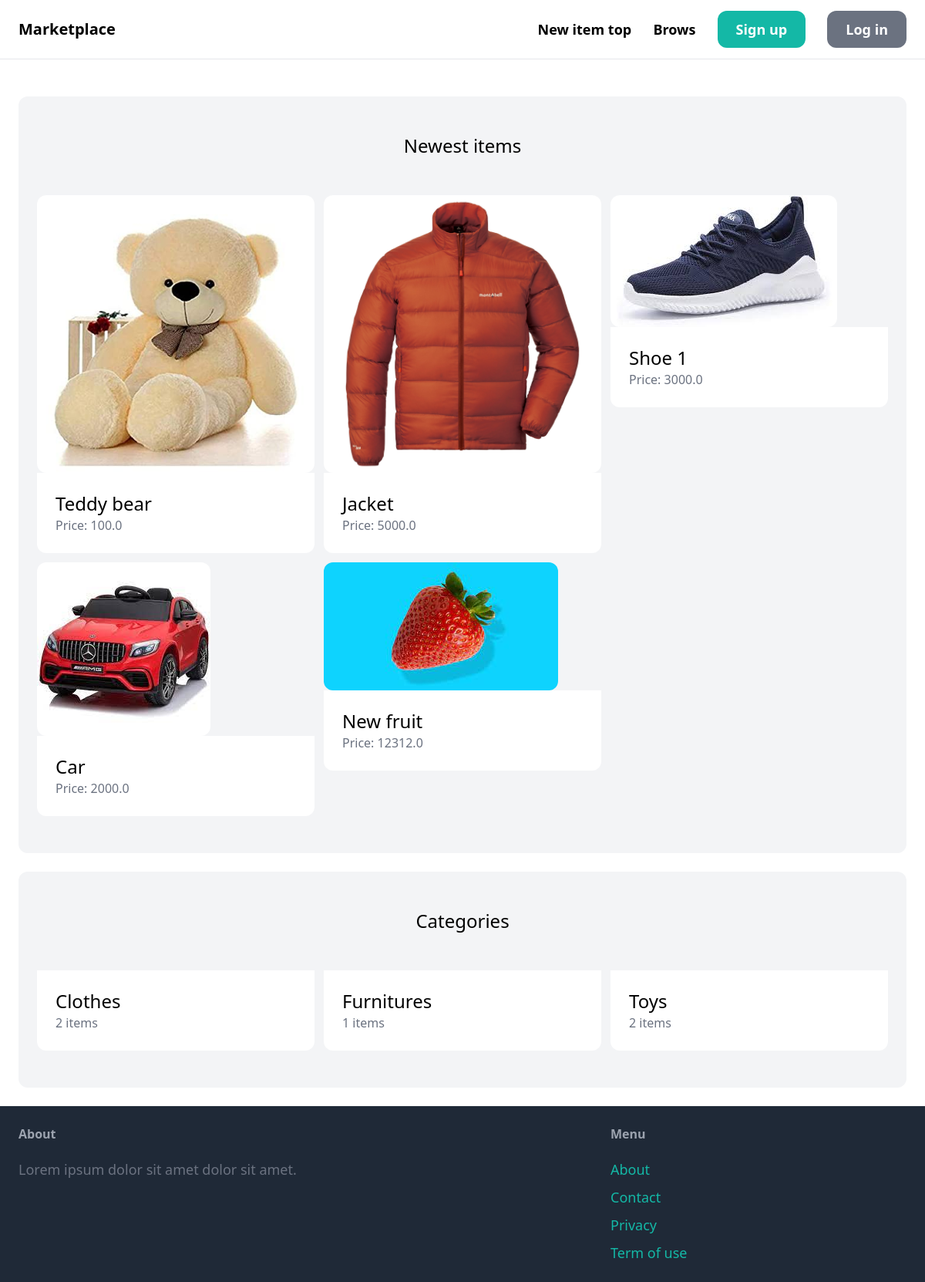
/, run on an earlier commit of the app's database.
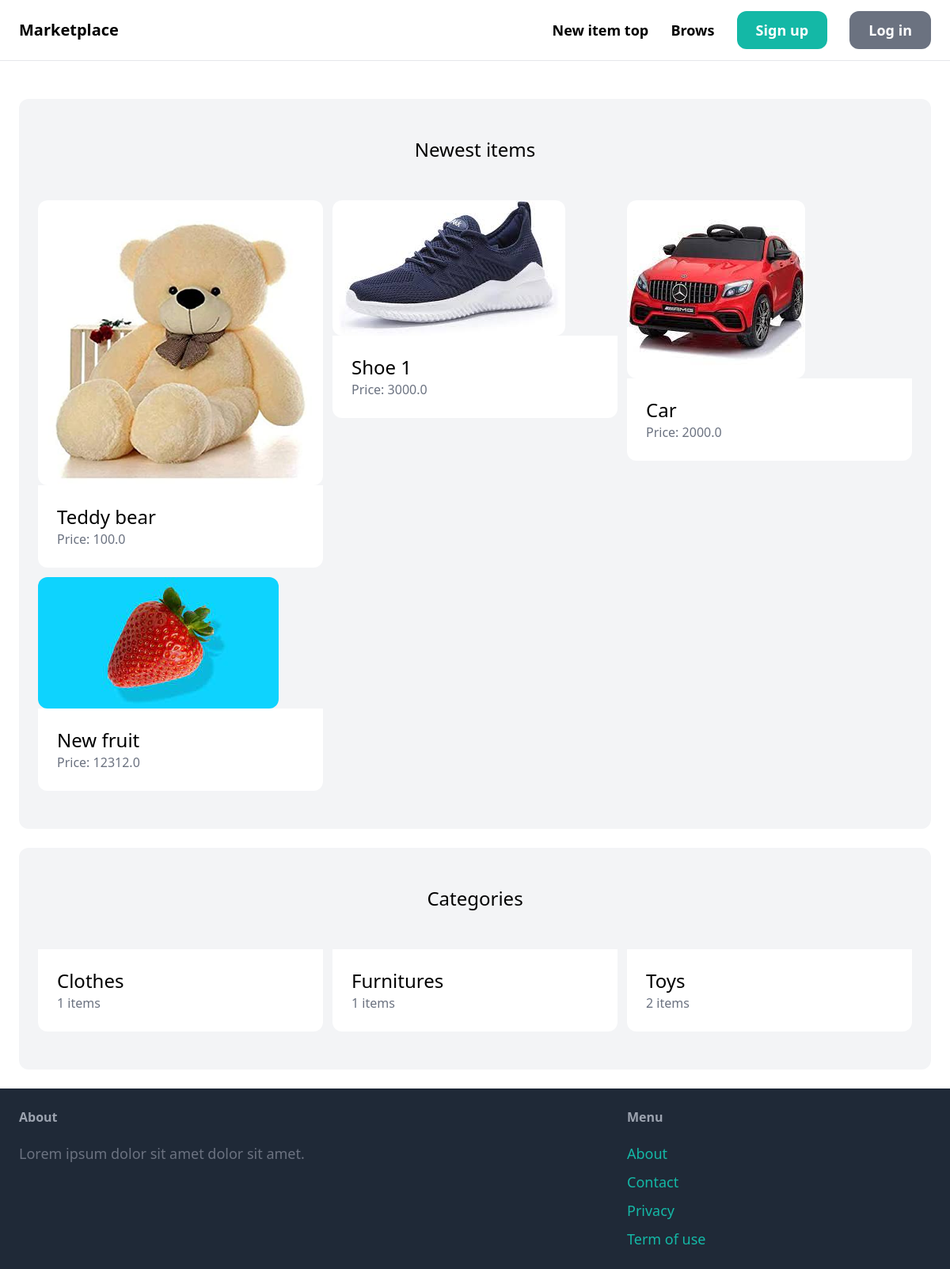
And on a later commit of the database.
### item/models.py (models this page shows, shortened)
class Item(models.Model):
    category = models.ForeignKey(
        Category, related_name='items', on_delete=models.CASCADE)
    name = models.CharField(max_length=255)
    description = models.TextField(blank=True, null=True)
    price = models.FloatField()
    image = models.ImageField(upload_to='item_images', blank=True, null=True)
    is_sold = models.BooleanField(default=False)
    created_by = models.ForeignKey(
        User, related_name='items', on_delete=models.CASCADE)
    created_at = models.DateTimeField(auto_now_add=True)

class Category(models.Model):
    name = models.CharField(max_length=255)
    class Meta:
        ordering = ('name',)
        verbose_name_plural = 'Categories'

### core/views.py (the view)
# urls.py: path('', views.index, name='index'),
def index(request):
    items = Item.objects.filter(is_sold=False)[0:6]
    categories = Category.objects.all()
    return render(request, 'core/index.html', {
        'items': items, 'categories': categories
    })

### core/templates/core/index.html (shortened to what this page needs)
{% extends 'core/base.html' %}
{% block content %}
    <div class="mt-6 px-6 py-12 bg-gray-100 rounded-xl">
        <h2 class="mb-12 text-2xl text-center">Newest items</h2>
        <div class="grid grid-cols-3 gap-3">
            {% for item in items %}
                <div>
                    <a href="{% url 'item:detail' item.id %}">
                        <div>
                           <img src="{{ item.image.url }}" class="rounded-xl">
                        </div>
                        <div class="p-6 bg-white rounded-b-xl">
                            <h2 class="text-2xl">{{ item.name }}</h2>
                            <p class="text-gray-500">Price: {{ item.price }}</p>
                        </div>
                    </a>
                </div>
            {% endfor %}
        </div>
    </div>
    <div class="mt-6 px-6 py-12 bg-gray-100 rounded-xl">
        <h2 class="mb-12 text-2xl text-center">Categories</h2>
        <div class="grid grid-cols-3 gap-3">
            {% for category in categories %}
                <div>
                    <a href="#">
                        <div class="p-6 bg-white rounded-b-xl">
                            <h2 class="text-2xl">{{ category.name }}</h2>
                            <p class="text-gray-500">{{ category.items.count }} items</p>
                        </div>
                    </a>
                </div>
            {% endfor %}
        </div>
    </div>
{% endblock %}

What changed in the data, as far as the page shows it:
removed Item: image (picture), name "Jacket", price "5000.0"
computed for Category "Clothes": items.count "2" → "1"
